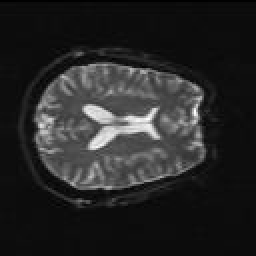
%> input picture 模糊连接度program/FuzzConn/30.jpg, 128 x 128 px (shown 2 times larger)
$ octave main.m   (GNU Octave 9; MATLAB toolbox functions it lacks are replaced by stand-ins)
%> lines starting %> are read from the running program, lines starting %| are printed output that depends on the picture
%> further down, img is the input picture: size 128x128 uint8; min 0, max 255, mean 38.7
### 模糊连接度program/shengzhan.m
% [132 lines of commented-out code are left out]

function [J] = shengzhan(I)
if( ~( size(I,3)-3 ))
    I = rgb2gray(I);%转化为单通道灰度图
end
I = im2double(I); %图像灰度值归一化到[0,1]之间
Ireshape = imresize(I,[600,800]);
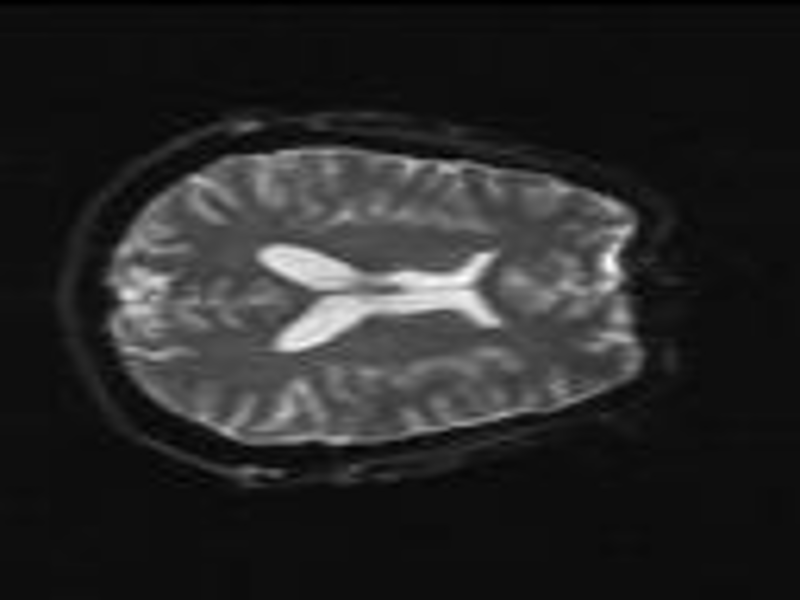
%> Ireshape: size 600x800 double; min -0.00605, max 1.02, mean 0.152; drawn with min black and max white
I = Ireshape(51:475,200:699);
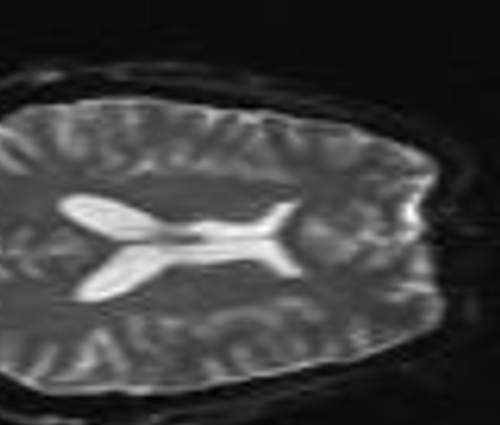
%> I: size 425x500 double; min -0.0018, max 1.02, mean 0.248; drawn with min black and max white
gausFilter = fspecial('gaussian',[5 5],0.5);
I = imfilter(I,gausFilter,'replicate');

%种子点的交互式选择
if( exist('x','var') == 0 && exist('y','var') == 0)
    subplot(2,2,1),imshow(I,[]);
    hold on;
%> the run ends on the next line
    [y,x] = getpts;%鼠标取点  回车确定
    x = round(x(1));%选择种子点
    y = round(y(1));
end

if( nargin == 0)
    reg_maxdist = 0.1;
    %nargin是matlab代码编写中常用的一个技巧，主要用于计算当前主函数的输入参数个
    %数，一般可以根据nargin的返回值来确定主函数输入参数的缺省值。在实现中，如果
    %用户输入的参数个数为零，那么默认为0.2
end
J = zeros(size(I)); % 主函数的返回值，记录区域生长所得到的区域
Isizes = size(I);
reg_mean = I(x,y);%表示分割好的区域内的平均值，初始化为种子点的灰度值
reg_size = 1;%分割的到的区域，初始化只有种子点一个
neg_free = 10000; %动态分配内存的时候每次申请的连续空间大小
neg_list = zeros(neg_free,3);
%定义邻域列表，并且预先分配用于储存待分析的像素点的坐标值和灰度值的空间，加速
%如果图像比较大，需要结合neg_free来实现matlab内存的动态分配
neg_pos = 0;%用于记录neg_list中的待分析的像素点的个数
pixdist = 0;
%记录最新像素点增加到分割区域后的距离测度
%下一次待分析的四个邻域像素点和当前种子点的距离
%如果当前坐标为（x,y）那么通过neigb我们可以得到其四个邻域像素的位置
neigb = [ -1 0;
          1  0;
          0 -1;
          0  1];
 %开始进行区域生长，当所有待分析的邻域像素点和已经分割好的区域像素点的灰度值距离
 %大于reg_maxdis,区域生长结束

 while (pixdist < 0.06 && reg_size < numel(I))
     %增加新的邻域像素到neg_list中
     for j=1:4
         xn = x + neigb(j,1);
         yn = y + neigb(j,2);
         %检查邻域像素是否超过了图像的边界
         ins = (xn>=1)&&(yn>=1)&&(xn<=Isizes(1))&&(yn<=Isizes(1));
         %如果邻域像素在图像内部，并且尚未分割好；那么将它添加到邻域列表中
         if( ins && J(xn,yn)==0)
             neg_pos = neg_pos+1;
             neg_list(neg_pos,:) =[ xn, yn, I(xn,yn)];%存储对应点的灰度值
             J(xn,yn) = 1;%标注该邻域像素点已经被访问过 并不意味着，他在分割区域内
         end
     end
    %如果分配的内存空问不够，申请新的内存空间
    if (neg_pos+10>neg_free)
        neg_free = neg_free + 100000;
        neg_list((neg_pos +1):neg_free,:) = 0;
    end
    %从所有待分析的像素点中选择一个像素点，该点的灰度值和已经分割好区域灰度均值的
    %差的绝对值时所待分析像素中最小的
    dist = abs(neg_list(1:neg_pos,3)-reg_mean);
    [pixdist,index] = min(dist);
    %计算区域的新的均值
    reg_mean = (reg_mean * reg_size +neg_list(index,3))/(reg_size + 1);
    reg_size = reg_size + 1;
    %将旧的种子点标记为已经分割好的区域像素点
    J(x,y)=2;%标志该像素点已经是分割好的像素点
    x = neg_list(index,1);
    y = neg_list(index,2);
% [5 lines of commented-out code are left out]
    neg_list(index,:) = neg_list(neg_pos,:);
    neg_pos = neg_pos -1;
 end

 J = (J==2);%我们之前将分割好的像素点标记为2
 hold off;
 subplot(2,2,2),imshow(J);
 J = bwmorph(J,'dilate');%补充空洞

 subplot(2,2,3),imshow(J);
 subplot(2,2,4),imshow(I+J);

### 模糊连接度program/main.m
%模糊连接度理论将图像进行分割
%新的邻近度函数？？
%多对象的相对模糊连接度算法？？？
%阈值自动选取？？？
%定义像素间的相似性和连续性，通过计算像素之间的 邻近度隶属函数 和   亲和度函数  表达其连续性和相似性

%邻近度隶属函数考虑空间距离信息，
%亲和度函数考虑图像像素信息


%基于区域生长
img = imread('30.jpg');
figure;
title('原图');
imshow(img);
%J是单种子区域生长后的种子图像
J = shengzhan(img);

$ run again, with 模糊连接度program/FuzzConn/001.jpg copied over 模糊连接度program/FuzzConn/30.jpg
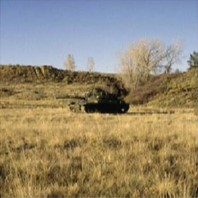
%> input picture 模糊连接度program/FuzzConn/001.jpg, 198 x 198 px
%> img is the input picture: size 198x198x3 uint8; mean R, G, B 149, 137.9, 115.4
%> in shengzhan, `Ireshape = imresize(I,[600,800]);`:
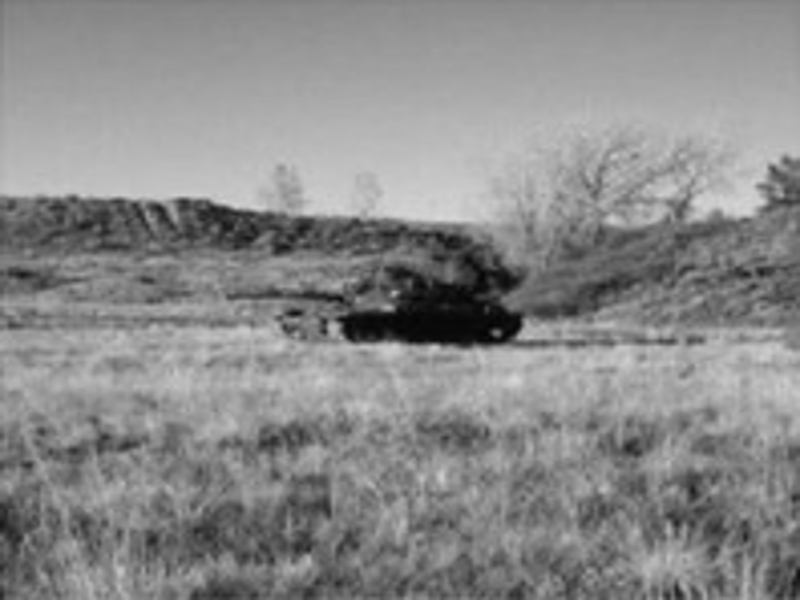
%> Ireshape: size 600x800 double; min 0.0101, max 0.849, mean 0.544
%> in shengzhan, `I = Ireshape(51:475,200:699);`:
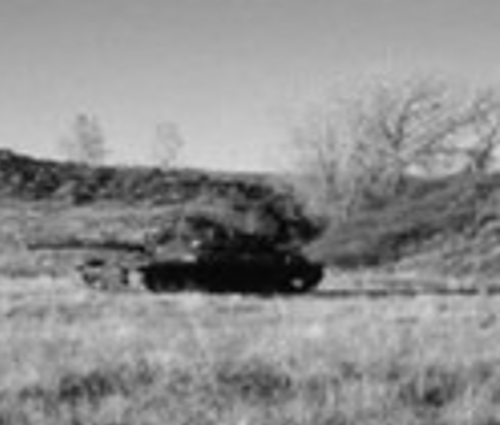
%> I: size 425x500 double; min 0.0101, max 0.849, mean 0.563

$ run again, with 模糊连接度program/FuzzConn/01.jpg copied over 模糊连接度program/FuzzConn/30.jpg
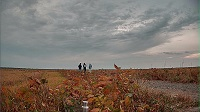
%> input picture 模糊连接度program/FuzzConn/01.jpg, 200 x 112 px
%> img is the input picture: size 112x200x3 uint8; mean R, G, B 124.1, 112.6, 103.4
%> in shengzhan, `Ireshape = imresize(I,[600,800]);`:
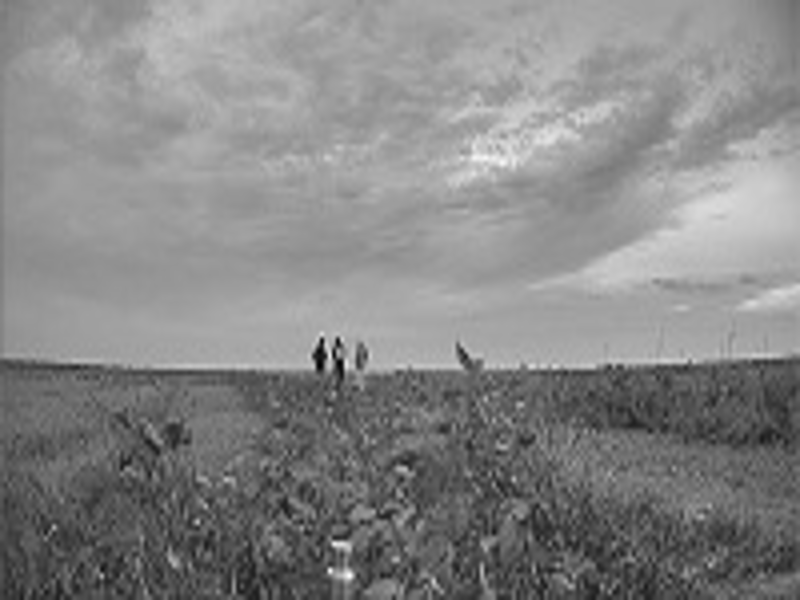
%> Ireshape: size 600x800 double; min -0.0812, max 0.93, mean 0.451; drawn with min black and max white
%> in shengzhan, `I = Ireshape(51:475,200:699);`:
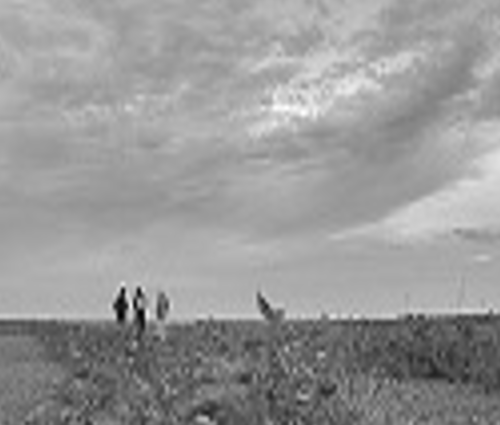
%> I: size 425x500 double; min -0.0812, max 0.894, mean 0.501; drawn with min black and max white
